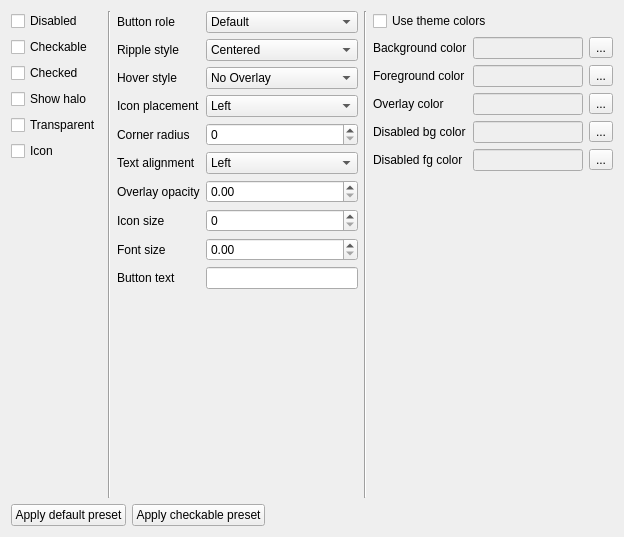
<?xml version="1.0" encoding="UTF-8"?>
<ui version="4.0">
 <class>FlatButtonSettingsForm</class>
 <widget class="QWidget" name="FlatButtonSettingsForm">
  <property name="geometry">
   <rect>
    <x>0</x>
    <y>0</y>
    <width>624</width>
    <height>537</height>
   </rect>
  </property>
  <property name="windowTitle">
   <string>Form</string>
  </property>
  <layout class="QGridLayout" name="gridLayout">
   <item row="0" column="0">
    <layout class="QVBoxLayout" name="verticalLayout_2">
     <item>
      <layout class="QHBoxLayout" name="horizontalLayout">
       <item>
        <layout class="QVBoxLayout" name="verticalLayout">
         <item>
          <widget class="QCheckBox" name="disabledCheckBox">
           <property name="text">
            <string>Disabled</string>
           </property>
          </widget>
         </item>
         <item>
          <widget class="QCheckBox" name="checkableCheckBox">
           <property name="text">
            <string>Checkable</string>
           </property>
          </widget>
         </item>
         <item>
          <widget class="QCheckBox" name="checkedCheckBox">
           <property name="text">
            <string>Checked</string>
           </property>
          </widget>
         </item>
         <item>
          <widget class="QCheckBox" name="showHaloCheckBox">
           <property name="text">
            <string>Show halo</string>
           </property>
          </widget>
         </item>
         <item>
          <widget class="QCheckBox" name="transparentCheckBox">
           <property name="text">
            <string>Transparent</string>
           </property>
          </widget>
         </item>
         <item>
          <widget class="QCheckBox" name="iconCheckBox">
           <property name="text">
            <string>Icon</string>
           </property>
          </widget>
         </item>
         <item>
          <spacer name="verticalSpacer">
           <property name="orientation">
            <enum>Qt::Vertical</enum>
           </property>
           <property name="sizeHint" stdset="0">
            <size>
             <width>20</width>
             <height>40</height>
            </size>
           </property>
          </spacer>
         </item>
        </layout>
       </item>
       <item>
        <widget class="Line" name="line">
         <property name="orientation">
          <enum>Qt::Vertical</enum>
         </property>
        </widget>
       </item>
       <item>
        <layout class="QFormLayout" name="formLayout">
         <item row="0" column="0">
          <widget class="QLabel" name="buttonRoleLabel">
           <property name="text">
            <string>Button role</string>
           </property>
          </widget>
         </item>
         <item row="0" column="1">
          <widget class="QComboBox" name="buttonRoleComboBox">
           <item>
            <property name="text">
             <string>Default</string>
            </property>
           </item>
           <item>
            <property name="text">
             <string>Primary</string>
            </property>
           </item>
           <item>
            <property name="text">
             <string>Secondary</string>
            </property>
           </item>
          </widget>
         </item>
         <item row="1" column="0">
          <widget class="QLabel" name="rippleStyleLabel">
           <property name="text">
            <string>Ripple style</string>
           </property>
          </widget>
         </item>
         <item row="1" column="1">
          <widget class="QComboBox" name="rippleStyleComboBox">
           <item>
            <property name="text">
             <string>Centered</string>
            </property>
           </item>
           <item>
            <property name="text">
             <string>Positioned</string>
            </property>
           </item>
           <item>
            <property name="text">
             <string>No Ripple</string>
            </property>
           </item>
          </widget>
         </item>
         <item row="2" column="0">
          <widget class="QLabel" name="hoverStyleLabel">
           <property name="text">
            <string>Hover style</string>
           </property>
          </widget>
         </item>
         <item row="2" column="1">
          <widget class="QComboBox" name="hoverStyleComboBox">
           <item>
            <property name="text">
             <string>No Overlay</string>
            </property>
           </item>
           <item>
            <property name="text">
             <string>Tinted Overlay</string>
            </property>
           </item>
           <item>
            <property name="text">
             <string>Gray Overlay</string>
            </property>
           </item>
          </widget>
         </item>
         <item row="3" column="0">
          <widget class="QLabel" name="iconPlacementLabel">
           <property name="text">
            <string>Icon placement</string>
           </property>
          </widget>
         </item>
         <item row="3" column="1">
          <widget class="QComboBox" name="iconPlacementComboBox">
           <item>
            <property name="text">
             <string>Left</string>
            </property>
           </item>
           <item>
            <property name="text">
             <string>Right</string>
            </property>
           </item>
          </widget>
         </item>
         <item row="4" column="0">
          <widget class="QLabel" name="cornerRadiusLabel">
           <property name="text">
            <string>Corner radius</string>
           </property>
          </widget>
         </item>
         <item row="4" column="1">
          <widget class="QSpinBox" name="cornerRadiusSpinBox"/>
         </item>
         <item row="6" column="0">
          <widget class="QLabel" name="overlayOpacityLabel">
           <property name="text">
            <string>Overlay opacity</string>
           </property>
          </widget>
         </item>
         <item row="6" column="1">
          <widget class="QDoubleSpinBox" name="overlayOpacityDoubleSpinBox">
           <property name="maximum">
            <double>1.000000000000000</double>
           </property>
           <property name="singleStep">
            <double>0.050000000000000</double>
           </property>
          </widget>
         </item>
         <item row="7" column="0">
          <widget class="QLabel" name="iconSizeLabel">
           <property name="text">
            <string>Icon size</string>
           </property>
          </widget>
         </item>
         <item row="7" column="1">
          <widget class="QSpinBox" name="iconSizeSpinBox"/>
         </item>
         <item row="8" column="0">
          <widget class="QLabel" name="fontSizeLabel">
           <property name="text">
            <string>Font size</string>
           </property>
          </widget>
         </item>
         <item row="8" column="1">
          <widget class="QDoubleSpinBox" name="fontSizeDoubleSpinBox"/>
         </item>
         <item row="9" column="0">
          <widget class="QLabel" name="buttonTextLabel">
           <property name="text">
            <string>Button text</string>
           </property>
          </widget>
         </item>
         <item row="9" column="1">
          <widget class="QLineEdit" name="buttonTextLineEdit"/>
         </item>
         <item row="5" column="0">
          <widget class="QLabel" name="textAlignmentLabel">
           <property name="text">
            <string>Text alignment</string>
           </property>
          </widget>
         </item>
         <item row="5" column="1">
          <widget class="QComboBox" name="textAlignmentComboBox">
           <item>
            <property name="text">
             <string>Left</string>
            </property>
           </item>
           <item>
            <property name="text">
             <string>Center</string>
            </property>
           </item>
          </widget>
         </item>
        </layout>
       </item>
       <item>
        <widget class="Line" name="line_2">
         <property name="orientation">
          <enum>Qt::Vertical</enum>
         </property>
        </widget>
       </item>
       <item>
        <layout class="QVBoxLayout" name="verticalLayout_4">
         <item>
          <widget class="QCheckBox" name="useThemeColorsCheckBox">
           <property name="text">
            <string>Use theme colors</string>
           </property>
          </widget>
         </item>
         <item>
          <layout class="QFormLayout" name="formLayout_2">
           <item row="0" column="0">
            <widget class="QLabel" name="backgroundColorLabel">
             <property name="text">
              <string>Background color</string>
             </property>
            </widget>
           </item>
           <item row="0" column="1">
            <layout class="QHBoxLayout" name="horizontalLayout_3">
             <item>
              <widget class="QLineEdit" name="backgroundColorLineEdit">
               <property name="enabled">
                <bool>false</bool>
               </property>
              </widget>
             </item>
             <item>
              <widget class="QToolButton" name="backgroundColorToolButton">
               <property name="text">
                <string>...</string>
               </property>
              </widget>
             </item>
            </layout>
           </item>
           <item row="1" column="0">
            <widget class="QLabel" name="foregroundColorLabel">
             <property name="text">
              <string>Foreground color</string>
             </property>
            </widget>
           </item>
           <item row="1" column="1">
            <layout class="QHBoxLayout" name="horizontalLayout_4">
             <item>
              <widget class="QLineEdit" name="foregroundColorLineEdit">
               <property name="enabled">
                <bool>false</bool>
               </property>
              </widget>
             </item>
             <item>
              <widget class="QToolButton" name="foregroundColorToolButton">
               <property name="text">
                <string>...</string>
               </property>
              </widget>
             </item>
            </layout>
           </item>
           <item row="3" column="0">
            <widget class="QLabel" name="disabledBgColorLabel">
             <property name="text">
              <string>Disabled bg color</string>
             </property>
            </widget>
           </item>
           <item row="4" column="0">
            <widget class="QLabel" name="disabledFgColorLabel">
             <property name="text">
              <string>Disabled fg color</string>
             </property>
            </widget>
           </item>
           <item row="2" column="0">
            <widget class="QLabel" name="overlayColorLabel">
             <property name="text">
              <string>Overlay color</string>
             </property>
            </widget>
           </item>
           <item row="2" column="1">
            <layout class="QHBoxLayout" name="horizontalLayout_5">
             <item>
              <widget class="QLineEdit" name="overlayColorLineEdit">
               <property name="enabled">
                <bool>false</bool>
               </property>
              </widget>
             </item>
             <item>
              <widget class="QToolButton" name="overlayColorToolButton">
               <property name="text">
                <string>...</string>
               </property>
              </widget>
             </item>
            </layout>
           </item>
           <item row="3" column="1">
            <layout class="QHBoxLayout" name="horizontalLayout_6">
             <item>
              <widget class="QLineEdit" name="disabledBgColorLineEdit">
               <property name="enabled">
                <bool>false</bool>
               </property>
              </widget>
             </item>
             <item>
              <widget class="QToolButton" name="disabledBgColorToolButton">
               <property name="text">
                <string>...</string>
               </property>
              </widget>
             </item>
            </layout>
           </item>
           <item row="4" column="1">
            <layout class="QHBoxLayout" name="horizontalLayout_7">
             <item>
              <widget class="QLineEdit" name="disableFgColorLineEdit">
               <property name="enabled">
                <bool>false</bool>
               </property>
              </widget>
             </item>
             <item>
              <widget class="QToolButton" name="disabledFgColorToolButton">
               <property name="text">
                <string>...</string>
               </property>
              </widget>
             </item>
            </layout>
           </item>
          </layout>
         </item>
        </layout>
       </item>
      </layout>
     </item>
     <item>
      <layout class="QHBoxLayout" name="horizontalLayout_8">
       <item>
        <widget class="QPushButton" name="defaultPresetPushButton">
         <property name="text">
          <string>Apply default preset</string>
         </property>
        </widget>
       </item>
       <item>
        <widget class="QPushButton" name="checkablePresetPushButton">
         <property name="text">
          <string>Apply checkable preset</string>
         </property>
        </widget>
       </item>
       <item>
        <spacer name="horizontalSpacer">
         <property name="orientation">
          <enum>Qt::Horizontal</enum>
         </property>
         <property name="sizeHint" stdset="0">
          <size>
           <width>40</width>
           <height>20</height>
          </size>
         </property>
        </spacer>
       </item>
      </layout>
     </item>
    </layout>
   </item>
  </layout>
 </widget>
 <resources/>
 <connections/>
</ui>
